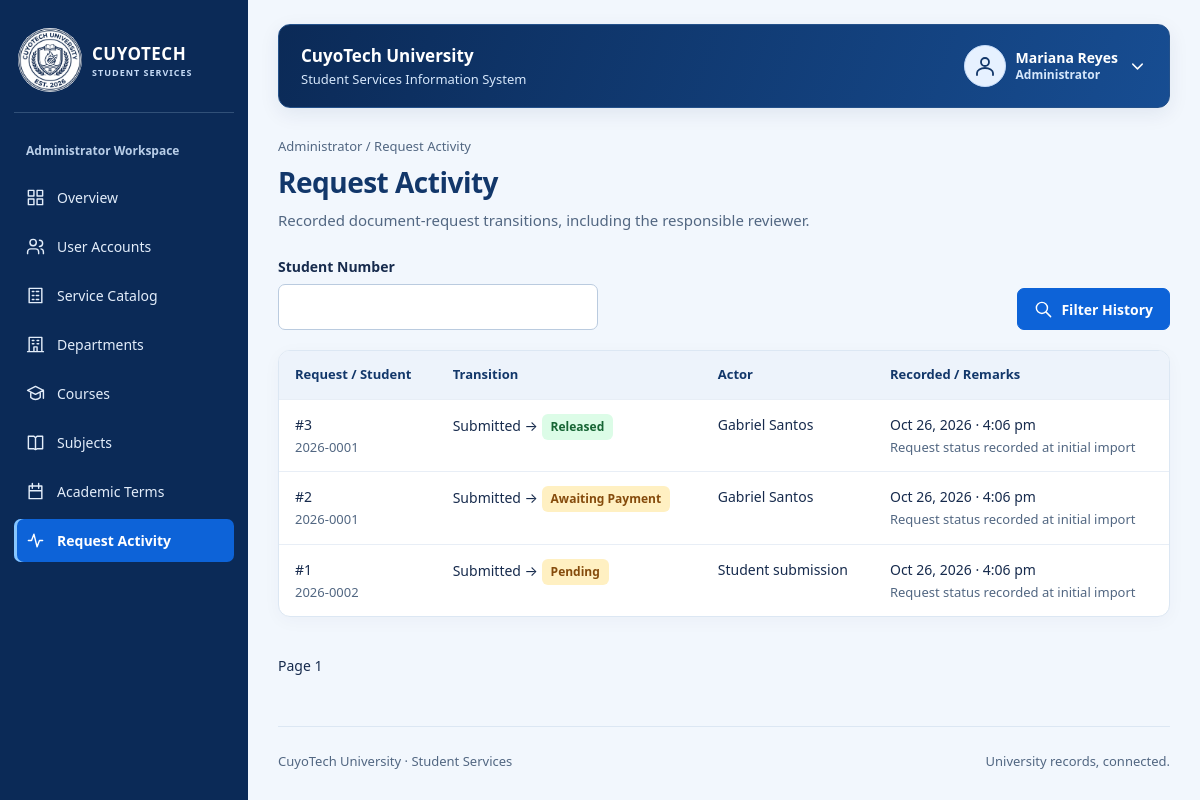
The app's page /admin/activity-log.php (signed in) with its own data.
### tables this page shows
CREATE TABLE IF NOT EXISTS staff_users (
    staff_id INT AUTO_INCREMENT PRIMARY KEY,
    account_id INT NOT NULL UNIQUE,
    department_id INT NULL,
    first_name VARCHAR(200) NOT NULL,
    last_name VARCHAR(200) NOT NULL,
    staff_role VARCHAR(20) NOT NULL,
    access_scope VARCHAR(20) NOT NULL DEFAULT 'UNIVERSITY',
    FOREIGN KEY (account_id) REFERENCES accounts(account_id),
    FOREIGN KEY (department_id) REFERENCES departments(department_id)
);

CREATE TABLE IF NOT EXISTS request_status_events (
    event_id INT AUTO_INCREMENT PRIMARY KEY,
    request_id INT NOT NULL,
    changed_by_staff_id INT NULL,
    old_status VARCHAR(20) NULL,
    new_status VARCHAR(20) NOT NULL,
    changed_at DATETIME NOT NULL DEFAULT CURRENT_TIMESTAMP,
    remarks VARCHAR(1000) NULL,
    FOREIGN KEY (request_id) REFERENCES document_requests(request_id),
    FOREIGN KEY (changed_by_staff_id) REFERENCES staff_users(staff_id)
);

CREATE TABLE IF NOT EXISTS students (
    student_id INT AUTO_INCREMENT PRIMARY KEY,
    account_id INT NOT NULL UNIQUE,
    department_id INT NOT NULL,
    student_number VARCHAR(30) NOT NULL UNIQUE,
    first_name VARCHAR(200) NOT NULL,
    last_name VARCHAR(200) NOT NULL,
    academic_status VARCHAR(20) NOT NULL DEFAULT 'ACTIVE',
    FOREIGN KEY (account_id) REFERENCES accounts(account_id),
    FOREIGN KEY (department_id) REFERENCES departments(department_id)
);

### config/database.php (called while the page is built)
<?php
function config(): array
{
    return [
        'host' => '127.0.0.1',
        'port' => '3306',
        'database' => 'cuyotech_ssis_db',
        'username' => 'root',
        'password' => '',
        'base_url' => '/CuyoTech-SSIS',
        'campus_image' => '',
        'grade_values' => [],
    ];
}
function db(): PDO
{
    static $pdo;
    if (!$pdo) {
        $c = config();
        $pdo = new PDO(
            "mysql:host={$c['host']};port={$c['port']};dbname={$c['database']}",
            $c['username'],
            $c['password'],
            [
                PDO::ATTR_ERRMODE => PDO::ERRMODE_EXCEPTION,
                PDO::ATTR_DEFAULT_FETCH_MODE => PDO::FETCH_ASSOC,
                PDO::ATTR_EMULATE_PREPARES => false,
            ]
        );
        $pdo->exec("SET time_zone = '+00:00'");
    }
    return $pdo;
}

### includes/auth.php (called while the page is built, shortened)
<?php
require_once __DIR__ . '/functions.php';
function current_user(): ?array
{
    $user = one('SELECT a.account_id, a.email, a.account_role, a.is_active,
        COALESCE(s.first_name,f.first_name) AS first_name,COALESCE(s.last_name,f.last_name) AS last_name,
        s.student_id, s.department_id AS student_department_id, TRIM(CONCAT(s.first_name,CHAR(32),s.last_name)) AS student_name,
        f.staff_id, TRIM(CONCAT(f.first_name,CHAR(32),f.last_name)) AS staff_name, f.staff_role, f.access_scope, f.department_id
        FROM accounts a LEFT JOIN students s ON s.account_id=a.account_id
        LEFT JOIN staff_users f ON f.account_id=a.account_id WHERE a.account_id=?', [$_SESSION['account_id']]);
    $user['role'] = $user['account_role'] === 'STUDENT' ? 'STUDENT' : $user['staff_role'];
    $user['full_name'] = $user['student_name'] ?: $user['staff_name'];
    return $user;
}
function require_role(string ...$allowed): array
{
    $user = current_user();
    return $user;
}
function portal(array $user): string
{
    return strtolower($user['role']);
}

### admin/activity-log.php (the view, shortened to what this page needs)
<?php
require_once __DIR__ . '/../includes/auth.php';
$user = require_role('ADMIN');
$list = rows('SELECT h.*,TRIM(CONCAT(f.first_name,CHAR(32),f.last_name)) AS full_name,s.student_number FROM request_status_events h JOIN document_requests r ON r.request_id=h.request_id JOIN students s ON s.student_id=r.student_id LEFT JOIN staff_users f ON f.staff_id=h.changed_by_staff_id WHERE s.student_number LIKE ? ORDER BY h.event_id DESC' . page_limit(), ['%' . input('q') . '%']);
$title = 'Request Activity';
$subtitle = 'Recorded document-request transitions, including the responsible reviewer.';
require __DIR__ . '/../includes/header.php';
?>
<form method="get" class="toolbar">
    <label>Student Number<input name="q" value="<?= e(input('q')) ?>">
    </label>
    <div class="toolbar-actions">
        <button type="submit"><?= icon('search') ?> Filter History</button>
    </div>
</form>
<section class="panel flush">
    <div class="table-wrap">
        <table>
            <thead>
                <tr>
                    <th>Request / Student</th>
                    <th>Transition</th>
                    <th>Actor</th>
                    <th>Recorded / Remarks</th>
                </tr>
            </thead>
            <tbody>
                <?php foreach ($list as $row): ?>
                    <tr>
                        <td>#<?= e($row['request_id']) ?>
                            <span class="muted">
                                <?= e($row['student_number']) ?>
                            </span>
                        </td>
                        <td>
                            <?= e(ui_label($row['old_status'] ?: 'SUBMITTED')) ?> → <?= badge($row['new_status']) ?>
                        </td>
                        <td>
                            <?= e($row['full_name'] ?: 'Student submission') ?>
                        </td>
                        <td>
                            <?= e(date_label($row['changed_at'])) ?>
                            <span class="muted">
                                <?= e($row['remarks']) ?>
                            </span>
                        </td>
                    </tr>
                <?php endforeach; ?>
            </tbody>
        </table>
    </div>
</section>
<?php pagination(); ?>
<?php require __DIR__ . '/../includes/footer.php'; ?>

### includes/header.php (shortened to what this page needs)
<!doctype html>
<html lang="en">
<head>
    <link rel="stylesheet" href="<?= e(url('assets/css/app.css')) ?>">
</head>
<body class="portal-layout">
    <header class="topbar">
        <div class="workspace-name">CuyoTech University<small>Student Services Information System</small></div>
        <button type="button" class="menu-toggle" aria-controls="portal-nav" aria-expanded="false"><?= icon('menu') ?> Menu</button>
        <details class="profile-menu">
            <summary aria-label="Open account menu">
                <span class="avatar"><?= icon('profile') ?></span>
                <span class="profile-identity"><strong><?= e($user['full_name']) ?></strong><small><?= e(ui_label($user['role'])) ?></small></span>
                <?= icon('chevron') ?>
            </summary>
        </details>
    </header>
    <div class="shell">
        <?php require __DIR__ . '/sidebar.php'; ?>
        <main class="content" id="main" tabindex="-1">
            <div class="eyebrow">
                <?= e(ui_label($user['role'])) ?> / <?= e(ucwords($title)) ?>
            </div>
            <div class="page-heading">
                <div>
                    <h1>
                        <?= e(ucwords($title)) ?>
                    </h1>
                    <?php if (!empty($subtitle)): ?><p><?= e($subtitle) ?></p><?php endif; ?>
                </div>
            </div>

### includes/functions.php (shortened to what this page needs)
<?php
require_once __DIR__ . '/../config/database.php';
function e($value): string
{
    return htmlspecialchars((string) ($value ?? ''), ENT_QUOTES | ENT_SUBSTITUTE, 'UTF-8');
}
function url(string $path): string
{
    return config()['base_url'] . '/' . ltrim($path, '/');
}
function query(string $sql, array $params = []): PDOStatement
{
    $stmt = db()->prepare($sql);
    $stmt->execute($params);
    return $stmt;
}
function rows(string $sql, array $params = []): array
{
    return query($sql, $params)->fetchAll();
}
function one(string $sql, array $params = []): ?array
{
    return query($sql, $params)->fetch() ?: null;
}
function input(string $name, string $default = ''): string
{
    $value = $_POST[$name] ?? $_GET[$name] ?? $default;
    return is_string($value) ? trim($value) : $default;
}
function date_label(?string $value): string
{
    return $value ? (new DateTimeImmutable($value, new DateTimeZone('UTC')))->setTimezone(new DateTimeZone('Asia/Manila'))->format('M j, Y · g:i a') : '—';
}
function badge(string $value): string
{
    return '<span class="badge ' . e(strtolower($value)) . '">' . e(ui_label($value)) . '</span>';
}
function page_limit(): string
{
    $page = max(1, min(100000, (int) input('page', '1')));
    return ' LIMIT 21 OFFSET ' . (($page - 1) * 20);
}
function pagination(): void
{
    $page = max(1, (int) input('page', '1'));
    echo '<nav class="pagination" aria-label="Pagination">';
    echo '<span>Page ' . e($page) . '</span>
</nav>';
}
function icon(string $name): string
{
    $aliases = ['accounts' => 'users', 'students' => 'student', 'departments' => 'building', 'courses' => 'graduation', 'subjects' => 'book', 'enrollments' => 'enrollment', 'terms' => 'calendar', 'grades' => 'results', 'document-requests' => 'file', 'service-catalog' => 'catalog', 'receipts' => 'receipt', 'payments' => 'payment', 'clearance' => 'shield', 'clearances' => 'shield', 'clearance-status' => 'shield', 'activity-log' => 'activity'];
    $paths = [
        'enrollment' => 'M8 4H5v17h14V4h-3 M8 2h8v5H8z M8 13l3 3 5-6',
        'student' => 'M5 21v-2a7 5 0 0 1 14 0v2 M8 8v3a4 4 0 0 0 8 0V8 M3 5l9-4 9 4-9 4z M21 5v7',
        'building' => 'M4 21V3h16v18 M2 21h20 M8 7h2 M14 7h2 M8 11h2 M14 11h2 M10 21v-6h4v6',
        'graduation' => 'M2 8l10-5 10 5-10 5z M6 11v6q6 5 12 0v-6 M22 8v10',
        'results' => 'M4 3v18h17 M8 17v-4 M13 17V9 M18 17V5',
        'receipt' => 'M5 2l3 2 4-2 4 2 3-2v20l-3-2-4 2-4-2-3 2z M8 8h8 M8 12h8 M8 16h5',
        'shield' => 'M12 2l8 3v6c0 5-4 9-8 11-4-2-8-6-8-11V5z m-4 9 3 3 5-6',
        'catalog' => 'M4 3h16v18H4z M8 7h2 M13 7h3 M8 12h2 M13 12h3 M8 17h2 M13 17h3',
        'back' => 'M20 12H4 m7-7-7 7 7 7',
        'chevron' => 'm6 9 6 6 6-6',
        'dashboard' => 'M3 3h7v7H3z M14 3h7v7h-7z M3 14h7v7H3z M14 14h7v7h-7z',
        'users' => 'M16 21v-2a4 4 0 0 0-4-4H6a4 4 0 0 0-4 4v2 M9 11a4 4 0 1 0 0-8 4 4 0 0 0 0 8 M17 4a4 4 0 0 1 0 8 M22 21v-2a4 4 0 0 0-3-4',
        'book' => 'M3 4h7l2 2 2-2h7v16h-7l-2 1-2-1H3z M12 6v15',
        'calendar' => 'M4 5h16v16H4z M8 2v6 M16 2v6 M4 11h16',
        'file' => 'M5 3h10l4 4v14H5z M14 3v5h5 M8 12h8 M8 16h6',
        'check' => 'm4 12 5 5L20 6',
        'close' => 'm6 6 12 12 M18 6 6 18',
        'payment' => 'M3 5h18v14H3z M3 9h18 M6 15h4',
        'activity' => 'M3 12h4l3-8 4 16 3-8h4',
        'profile' => 'M12 12a4 4 0 1 0 0-8 4 4 0 0 0 0 8 M4 21v-2a8 5 0 0 1 16 0v2',
        'search' => 'M10 17a7 7 0 1 0 0-14 7 7 0 0 0 0 14 m5-2 6 6',
        'add' => 'M12 4v16 M4 12h16',
        'edit' => 'm4 15 12-12 5 5L9 20H4z M14 5l5 5',
        'eye' => 'M2 12s4-7 10-7 10 7 10 7-4 7-10 7S2 12 2 12 M12 15a3 3 0 1 0 0-6 3 3 0 0 0 0 6',
        'logout' => 'M9 4H3v16h6 M9 12h12 m-5-5 5 5-5 5',
        'print' => 'M6 9V3h12v6 M6 17H3V9h18v8h-3 M6 14h12v7H6z',
        'menu' => 'M3 6h18 M3 12h18 M3 18h18',
        'delete' => 'M3 6h18 M9 6V3h6v3 M5 6l1 15h12l1-15 M10 10v7 M14 10v7',
    ];
    $name = $aliases[$name] ?? $name;
    $path = $paths[$name] ?? $paths['file'];
    return '<svg class="icon" viewBox="0 0 24 24" fill="none" stroke="currentColor" stroke-width="1.8" stroke-linecap="round" stroke-linejoin="round" aria-hidden="true" focusable="false"><path d="' . $path . '"/></svg>';
}
function ui_label(string $value): string
{
    $labels = ['ADMIN' => 'Administrator', 'DEPARTMENT' => 'Department Staff', 'UNIVERSITY' => 'University-wide'];
    return $labels[$value] ?? ucwords(strtolower(str_replace('_', ' ', $value)));
}
?>

### includes/sidebar.php
<?php
$menus = [
    'ADMIN' => ['dashboard' => 'Overview', 'accounts' => 'User accounts', 'service-catalog' => 'Service catalog', 'departments' => 'Departments', 'courses' => 'Courses', 'subjects' => 'Subjects', 'terms' => 'Academic terms', 'activity-log' => 'Request activity'],
    'STUDENT' => ['dashboard' => 'My overview', 'subjects' => 'Enrolled subjects', 'grades' => 'My grades', 'enrollments' => 'Enrollment history', 'document-requests' => 'Document requests', 'payments' => 'Payment history', 'receipts' => 'Receipts', 'clearance' => 'Clearance'],
    'REGISTRAR' => ['dashboard' => 'Registrar desk', 'enrollments' => 'Enrollments', 'grades' => 'Grade records', 'document-requests' => 'Document requests', 'clearance-status' => 'Clearance status'],
    'CASHIER' => ['dashboard' => 'Cashier desk', 'payments' => 'Payment verification', 'receipts' => 'Issued receipts'],
    'DEPARTMENT' => ['dashboard' => 'Department desk', 'clearances' => 'Clearance processing', 'students' => 'Department students'],
];
$page = basename($_SERVER['SCRIPT_NAME'], '.php');
$parentPages = [
    'account-create' => 'accounts',
    'account-edit' => 'accounts',
    'account-toggle' => 'accounts',
    'request-create' => 'document-requests',
    'request-details' => 'document-requests',
    'enrollment-details' => 'enrollments',
    'grade-entry' => 'grades',
    'payment-create' => 'payments',
    'payment-details' => 'payments',
    'verify-payment' => 'payments',
    'clearance-details' => 'clearances'
];
$activePage = $parentPages[$page] ?? $page;
?>
<nav class="sidebar" id="portal-nav" aria-label="Portal navigation">
    <a class="brand" href="<?= e(url(portal($user) . '/dashboard.php')) ?>">
        <span class="brand-emblem"><img class="university-logo" src="<?= e(url('assets/images/CuyoTech-Logo.png')) ?>" alt="" width="80" height="80"></span>
        <div>CUYOTECH<small>STUDENT SERVICES</small>
        </div>
    </a>
    <div class="label"><?= e(ui_label($user['role'])) ?> Workspace</div>
    <?php foreach ($menus[$user['role']] as $file => $label): ?>
        <a <?= $activePage === $file ? 'aria-current="page"' : '' ?> class="<?= $activePage === $file ? 'active' : '' ?>" href="<?= e(url(portal($user) . '/' . $file . '.php')) ?>">
            <?= icon($file) ?>
            <?= e(ucwords($label)) ?>
        </a>
    <?php endforeach; ?>
</nav>

### records on screen
staff_users: staff_role "Administrator", staff_role "Overview", staff_role "User Accounts", staff_role "Service Catalog", staff_role "Departments", staff_role "Courses", staff_role "Subjects", staff_role "Academic Terms", staff_role "Request Activity"
request_status_events: request "3", students.student_number "2026-0001", old_status "Submitted", new_status "Released", full_name "Gabriel Santos", changed_at "Oct 26, 2026 · 4:06 pm", remarks "Request status recorded at initial import"
request_status_events: request "2", students.student_number "2026-0001", old_status "Submitted", new_status "Awaiting Payment", full_name "Gabriel Santos", changed_at "Oct 26, 2026 · 4:06 pm", remarks "Request status recorded at initial import"
request_status_events: request "1", students.student_number "2026-0002", old_status "Submitted", new_status "Pending", full_name "Student submission", changed_at "Oct 26, 2026 · 4:06 pm", remarks "Request status recorded at initial import"

### other values on screen
$user['full_name'] "Mariana Reyes"
$title "Request Activity"
$subtitle "Recorded document-request transitions, including the responsible reviewer."
$page "1"
